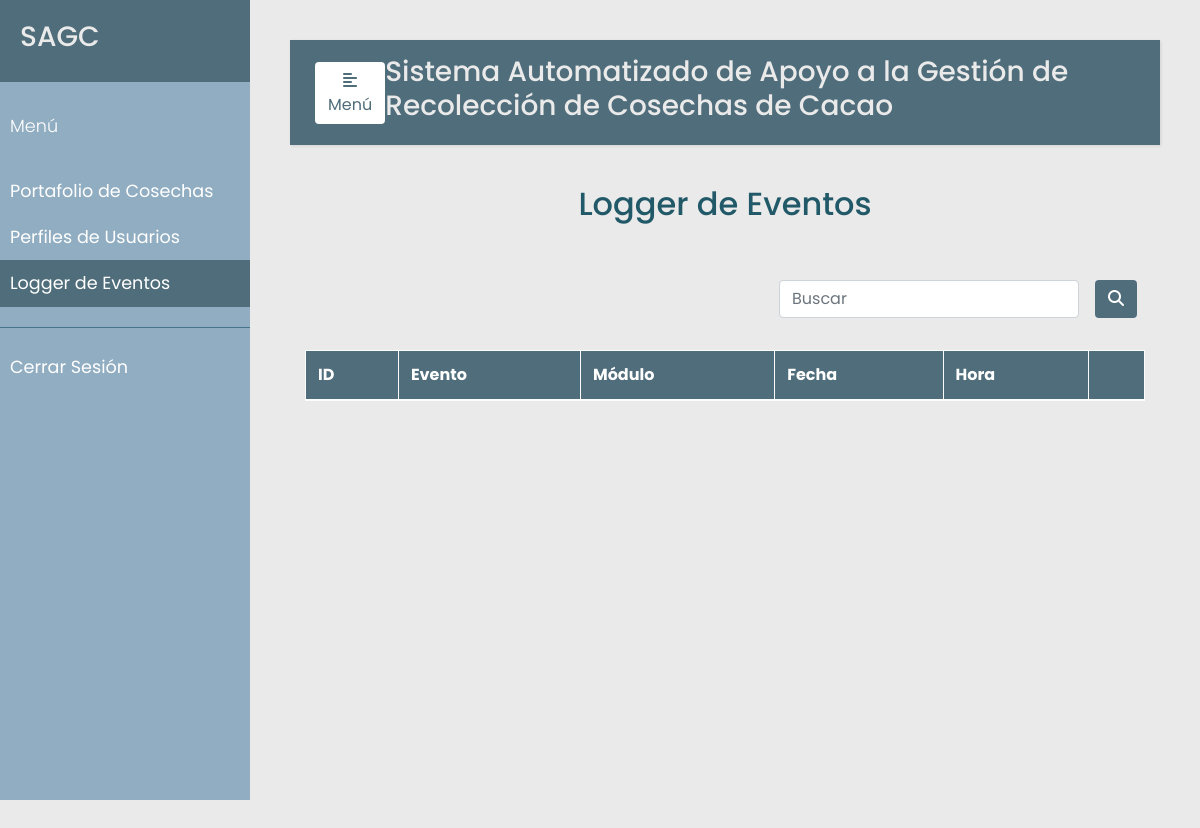
Page /eventos/ (signed in) on the earlier database version.
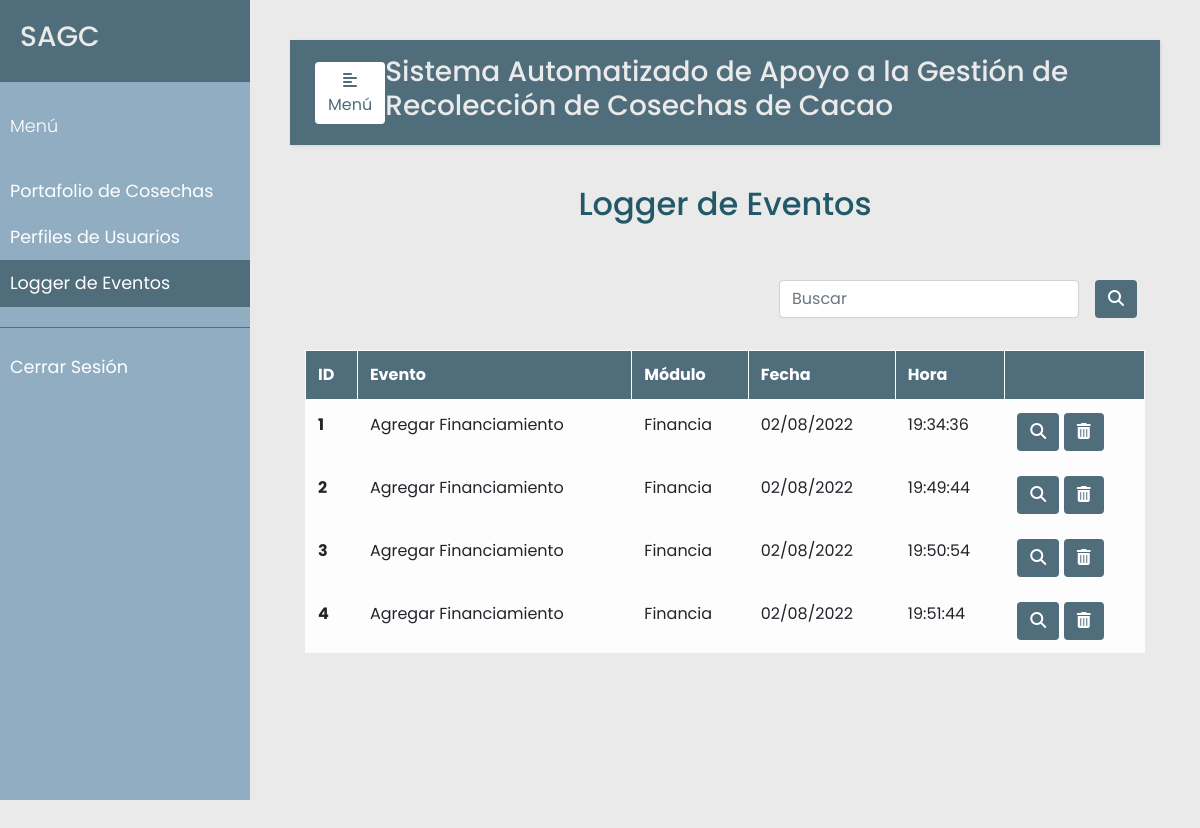
Same page on the later database version.
### src/models.py (models this page shows, shortened)
class Evento(db.Model):
    __tablename__ = 'eventos'
    id = db.Column(db.Integer, primary_key=True)
    usuario = db.Column(db.Integer, db.ForeignKey('usuarios.id'), nullable=False)
    evento = db.Column(db.String(120), nullable=False)
    modulo = db.Column(db.String(120), nullable=False)
    fecha = db.Column(db.DateTime, nullable=False)
    descripcion = db.Column(db.String(120), nullable=False)

### src/eventos.py (the view)
@app.route('/eventos/', methods=['GET'])
@login_required
def eventos():
    return render_template('eventos.html', eventos=Evento.query.all())

### src/decoradores.py (called while the page is built)
def login_required(f):
    @wraps(f)
    def wrap(*args, **kwargs):
        if 'logged_in' in session:
            return f(*args, **kwargs)
        else:
            flash('Necesitas iniciar sesión primero')
            return redirect(url_for('login'))
    return wrap

### templates/eventos.html (shortened to what this page needs)
{% extends "base.html" %}
{% set active_page = "eventos" %}
{% block content %}
<section class="vh-100">
    <div class="container h-100">
        <p class="text-center h2 fw-bold mb-5 mx-1 mx-md-4 mt-4">Logger de Eventos</p>
        <div class="d-flex flex-row-reverse bd-highlight">
            <div class="p-2 bd-highlight" style="display:flex; align-content: flex-end;">
              <form action='/eventos/search' method="post" class="form-inline" style="justify-content: flex-end">
                <input class="form-control mr-3 w-75" type="text" placeholder="Buscar" aria-label="Buscar" name="search_evento" value="{{request.form.search_evento}}">
                <button type="submit" id="search_evento" name="action-type" value="search" class="btn" style="color:#fff; background-color:#4F6D7A;">
                  <i class="fas fa-search" aria-hidden="true"></i>
                </button>
              </form>
            </div>
        </div>
        <br/>
        <table class="table table-bordered table-light table-hover">
          <thead>
            <tr>
              <th scope="col">ID</th>
              <th scope="col">Evento</th>
              <th scope="col">Módulo</th>
              <th scope="col">Fecha</th>
              <th scope="col">Hora</th>
              <th scope="col"></th>
            </tr>
          </thead>
          <tbody>
            {% for u in eventos %}
            <tr>
              <th scope="row">{{u.id}}</th>
              <td>{{ u.evento}}</td>
              <td>{{ u.modulo }}</td>
              <td>{{ u.fecha.strftime("%d/%m/%Y") }}</td>
              <td>{{ u.fecha.strftime("%H:%M:%S") }}</td>
              <td>
                <a href="/eventos/{{ u.id }}/detalles">
                  <button type="button" class="btn action" data-toggle="modal"
                    data-placement="bottom" title="Detallar Evento" data-target="#list-modal-{{u.id}}">
                    <i class="fas fa-search" aria-hidden="true"></i>
                  </button>
                </a>
                <button type="button" class="btn action" data-toggle="modal"
                  data-placement="bottom" title="Eliminar Evento" data-target="#delete-modal-{{u.id}}">
                    <i class="fas fa-trash-alt"></i>
                </button>
              </td>
            </tr>
            {% endfor %}
          </tbody>
        </table>
    </div>
</section>
{% endblock %}

### templates/base.html (shortened to what this page needs)
<!DOCTYPE html>
<html lang="en">
<head>
    <link rel="stylesheet" href="https://cdn.jsdelivr.net/npm/bootstrap@4.3.1/dist/css/bootstrap.min.css">
    <link rel="stylesheet" href="{{ url_for('static', filename='../static/css/styles.css') }}">
    <link rel="stylesheet" href="https://cdnjs.cloudflare.com/ajax/libs/malihu-custom-scrollbar-plugin/3.1.5/jquery.mCustomScrollbar.min.css">
    <link rel="stylesheet" href="https://cdnjs.cloudflare.com/ajax/libs/font-awesome/6.1.1/css/all.min.css" />
</head>
<body>
    <div class="wrapper">
        <nav id="sidebar">
            <div class="sidebar-header"> <h3>SAGC</h3> </div>
            <ul class="list-unstyled components">
                <p>Menú</p>
                {% if session['logged_in'] %}
                    <li class="nav-item {% if active_page == 'cosecha' %}active{% endif %}">
                    <a class="nav-link" href="{{url_for('cosecha')}}">Portafolio de Cosechas</a>
                    </li>
                    {% if session['rol_admin'] %}
                    <li class="nav-item {% if active_page == 'perfiles' %}active{% endif %}">
                    <a class="nav-link" href="{{url_for('perfiles')}}">Perfiles de Usuarios</a>
                    </li>
                    {% endif %}
                    <li class="nav-item {% if active_page == 'eventos' %}active{% endif %}">
                    <a class="nav-link" href="{{url_for('eventos')}}">Logger de Eventos</a>
                    </li>
                {% endif %}
            </ul>
            {% if session['logged_in'] %}
            <ul class="list-unstyled others">
                    <li class="nav-item">
                    <a class="nav-link" href="{{url_for('logout')}}">Cerrar Sesión</a>
                    </li>
            </ul>
            {% endif %}
        </nav>
        <div id="content">
            <nav class="navbar navbar-expand-lg" style="background-color:#4F6D7A;">
                <div class="container-fluid">
                    <button type="button" id="sidebarCollapse" class="btn" style="background-color:#fff; color: #4F6D7A;">
                        <i class="fas fa-align-left"></i>
                        <span>Menú</span>
                    </button>
                    <h3>Sistema Automatizado de Apoyo a la Gestión de Recolección de Cosechas de Cacao</h3>
                </div>
            </nav>
            {% block content %}
            {% endblock %}
        </div>
    </div>
</body>
</html>

### static/css/styles.css (style rules this page uses)
body { font-family: 'Poppins', sans-serif; background: #EAEAEA; }
p { font-family: 'Poppins', sans-serif; font-size: 1.1em; font-weight: 300; line-height: 1.7em; color: #215968; }
h3 { color: #EAEAEA; }
a, a:hover, a:focus { color: inherit; text-decoration: none; transition: all 0.3s; }
.navbar { padding: 15px 10px; background: #fff; border: none; border-radius: 0; margin-bottom: 40px; box-shadow: 1px 1px 3px rgba(0, 0, 0, 0.1); }
.wrapper { display: flex; width: 100%; }
#sidebar { width: 250px; position: fixed; top: 0; left: 0; height: 100vh; z-index: 999; background: #91ADC2; color: #fff; transition: all 0.3s; }
#sidebar .sidebar-header { padding: 20px; background: #4F6D7A; }
#sidebar ul.components { padding: 20px 0; border-bottom: 1px solid #47748b; }
#sidebar ul p { color: #fff; padding: 10px; }
#sidebar ul li a { padding: 10px; font-size: 1.1em; display: block; }
#sidebar ul li.active>a, a[aria-expanded="true"] { color: #fff; background: #4F6D7A; }
#content { width: calc(100% - 250px); padding: 40px; min-height: 100vh; transition: all 0.3s; position: absolute; top: 0; right: 0; }
.btn.action { color:#fff; background-color:#4F6D7A; }
thead { color:#fff; background-color:#4F6D7A; }

Differences in the rows shown:
added Evento: id "1", evento "Agregar Financiamiento", modulo "Financia", fecha "02/08/2022", fecha "19:34:36"
added Evento: id "2", evento "Agregar Financiamiento", modulo "Financia", fecha "02/08/2022", fecha "19:49:44"
added Evento: id "3", evento "Agregar Financiamiento", modulo "Financia", fecha "02/08/2022", fecha "19:50:54"
added Evento: id "4", evento "Agregar Financiamiento", modulo "Financia", fecha "02/08/2022", fecha "19:51:44"
